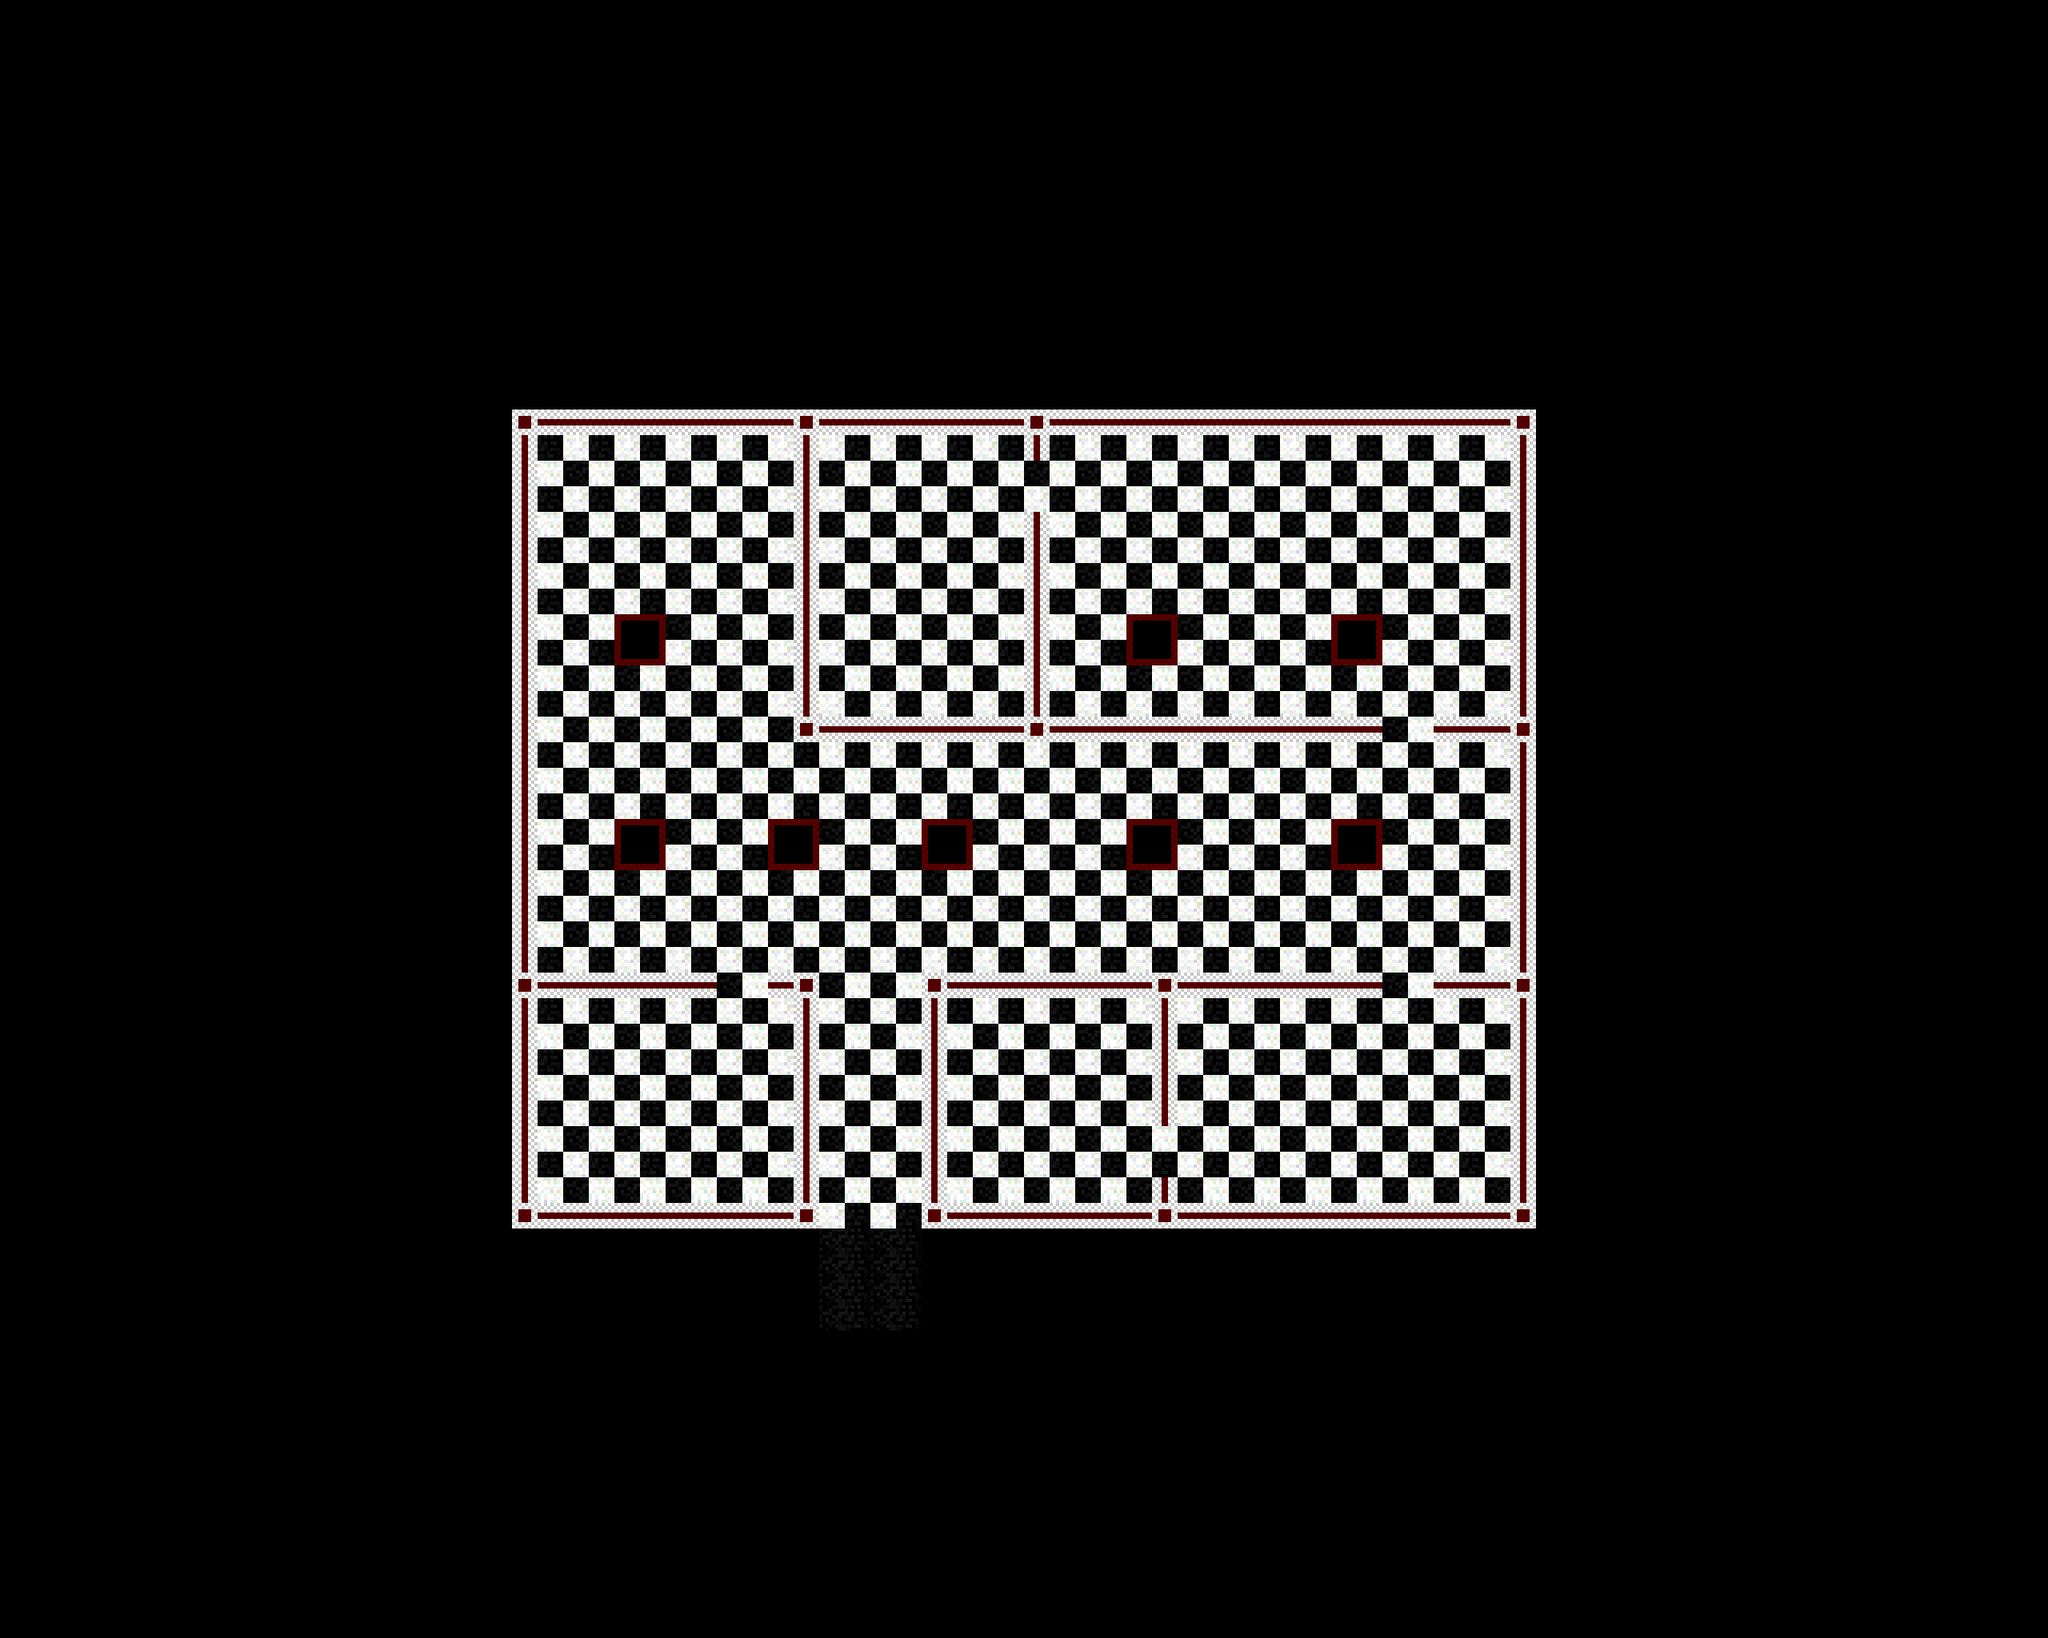

Below is a game level as drawn by its tile map, then a one-line description and the .tmx file that defines it, in full:
An orthogonal 40x32 tile map with 64x64 px tiles, 1 tile layer (Floor), 2 tilesets and 49 objects (12x Enemy, 4x Medkit, 3x Ammo Box, Player).

<map version="1.10" tiledversion="1.11.0" orientation="orthogonal" renderorder="right-down" width="40" height="32" tilewidth="64" tileheight="64" infinite="0" nextlayerid="7" nextobjectid="84">
 <tileset firstgid="1" name="Floor N Walls" tilewidth="64" tileheight="64" tilecount="64" columns="8">
  <image source="../images/tileset.png" width="512" height="512" />
 </tileset>
 <tileset firstgid="65" name="objects_tileset" tilewidth="32" tileheight="32" tilecount="256" columns="16">
  <image source="../images/objects_tileset.png" width="512" height="512" />
 </tileset>
 <layer id="1" name="Floor" width="40" height="32">
  <data encoding="csv">
0,0,0,0,0,0,0,0,0,0,0,0,0,0,0,0,0,0,0,0,0,0,0,0,0,0,0,0,0,0,0,0,0,0,0,0,0,0,0,0,
0,0,0,0,0,0,0,0,0,0,0,0,0,0,0,0,0,0,0,0,0,0,0,0,0,0,0,0,0,0,0,0,0,0,0,0,0,0,0,0,
0,0,0,0,0,0,0,0,0,0,0,0,0,0,0,0,0,0,0,0,0,0,0,0,0,0,0,0,0,0,0,0,0,0,0,0,0,0,0,0,
0,0,0,0,0,0,0,0,0,0,0,0,0,0,0,0,0,0,0,0,0,0,0,0,0,0,0,0,0,0,0,0,0,0,0,0,0,0,0,0,
0,0,0,0,0,0,0,0,0,0,0,0,0,0,0,0,0,0,0,0,0,0,0,0,0,0,0,0,0,0,0,0,0,0,0,0,0,0,0,0,
0,0,0,0,0,0,0,0,0,0,0,0,0,0,0,0,0,0,0,0,0,0,0,0,0,0,0,0,0,0,0,0,0,0,0,0,0,0,0,0,
0,0,0,0,0,0,0,0,0,0,0,0,0,0,0,0,0,0,0,0,0,0,0,0,0,0,0,0,0,0,0,0,0,0,0,0,0,0,0,0,
0,0,0,0,0,0,0,0,0,0,0,0,0,0,0,0,0,0,0,0,0,0,0,0,0,0,0,0,0,0,0,0,0,0,0,0,0,0,0,0,
0,0,0,0,0,0,0,0,0,0,27,2,2,2,2,28,2,2,2,2,27,2,2,2,2,2,2,2,2,28,0,0,0,0,0,0,0,0,0,0,
0,0,0,0,0,0,0,0,0,0,4,1,1,1,1,5,1,1,1,1,1,1,1,1,1,1,1,1,1,5,0,0,0,0,0,0,0,0,0,0,
0,0,0,0,0,0,0,0,0,0,4,1,1,1,1,5,1,1,1,1,4,1,1,1,1,1,1,1,1,5,0,0,0,0,0,0,0,0,0,0,
0,0,0,0,0,0,0,0,0,0,4,1,1,1,1,5,1,1,1,1,4,1,1,1,1,1,1,1,1,5,0,0,0,0,0,0,0,0,0,0,
0,0,0,0,0,0,0,0,0,0,4,1,9,1,1,5,1,1,1,1,4,1,9,1,1,1,9,1,1,5,0,0,0,0,0,0,0,0,0,0,
0,0,0,0,0,0,0,0,0,0,4,1,1,1,1,5,1,1,1,1,4,1,1,1,1,1,1,1,1,5,0,0,0,0,0,0,0,0,0,0,
0,0,0,0,0,0,0,0,0,0,4,1,1,1,1,13,2,2,2,2,20,2,2,2,2,2,2,1,2,28,0,0,0,0,0,0,0,0,0,0,
0,0,0,0,0,0,0,0,0,0,4,1,1,1,1,1,1,1,1,1,1,1,1,1,1,1,1,1,1,5,0,0,0,0,0,0,0,0,0,0,
0,0,0,0,0,0,0,0,0,0,4,1,9,1,1,9,1,1,9,1,1,1,9,1,1,1,9,1,1,5,0,0,0,0,0,0,0,0,0,0,
0,0,0,0,0,0,0,0,0,0,4,1,1,1,1,1,1,1,1,1,1,1,1,1,1,1,1,1,1,5,0,0,0,0,0,0,0,0,0,0,
0,0,0,0,0,0,0,0,0,0,4,1,1,1,1,1,1,1,1,1,1,1,1,1,1,1,1,1,1,5,0,0,0,0,0,0,0,0,0,0,
0,0,0,0,0,0,0,0,0,0,27,2,2,2,1,28,1,1,27,2,2,2,28,2,2,2,2,1,2,28,0,0,0,0,0,0,0,0,0,0,
0,0,0,0,0,0,0,0,0,0,4,1,1,1,1,5,1,1,4,1,1,1,5,1,1,1,1,1,1,5,0,0,0,0,0,0,0,0,0,0,
0,0,0,0,0,0,0,0,0,0,4,1,1,1,1,5,1,1,4,1,1,1,5,1,1,1,1,1,1,5,0,0,0,0,0,0,0,0,0,0,
0,0,0,0,0,0,0,0,0,0,4,1,1,1,1,5,1,1,4,1,1,1,1,1,1,1,1,1,1,5,0,0,0,0,0,0,0,0,0,0,
0,0,0,0,0,0,0,0,0,0,26,3,3,3,3,29,1,1,26,3,3,3,29,3,3,3,3,3,3,29,0,0,0,0,0,0,0,0,0,0,
0,0,0,0,0,0,0,0,0,0,0,0,0,0,0,0,17,17,0,0,0,0,0,0,0,0,0,0,0,0,0,0,0,0,0,0,0,0,0,0,
0,0,0,0,0,0,0,0,0,0,0,0,0,0,0,0,17,17,0,0,0,0,0,0,0,0,0,0,0,0,0,0,0,0,0,0,0,0,0,0,
0,0,0,0,0,0,0,0,0,0,0,0,0,0,0,0,0,0,0,0,0,0,0,0,0,0,0,0,0,0,0,0,0,0,0,0,0,0,0,0,
0,0,0,0,0,0,0,0,0,0,0,0,0,0,0,0,0,0,0,0,0,0,0,0,0,0,0,0,0,0,0,0,0,0,0,0,0,0,0,0,
0,0,0,0,0,0,0,0,0,0,0,0,0,0,0,0,0,0,0,0,0,0,0,0,0,0,0,0,0,0,0,0,0,0,0,0,0,0,0,0,
0,0,0,0,0,0,0,0,0,0,0,0,0,0,0,0,0,0,0,0,0,0,0,0,0,0,0,0,0,0,0,0,0,0,0,0,0,0,0,0,
0,0,0,0,0,0,0,0,0,0,0,0,0,0,0,0,0,0,0,0,0,0,0,0,0,0,0,0,0,0,0,0,0,0,0,0,0,0,0,0,
0,0,0,0,0,0,0,0,0,0,0,0,0,0,0,0,0,0,0,0,0,0,0,0,0,0,0,0,0,0,0,0,0,0,0,0,0,0,0,0
</data>
 </layer>
 <objectgroup id="6" name="Pickups">
  <object id="63" name="Medkit" gid="65" x="750.667" y="1426.67" width="32" height="32" />
  <object id="64" name="Medkit" gid="65" x="1716" y="1453" width="32" height="32" />
  <object id="65" name="Medkit" gid="65" x="909" y="786" width="32" height="32" />
  <object id="66" name="Medkit" gid="65" x="1774" y="652" width="32" height="32" />
  <object id="72" name="Ammo Box" gid="66" x="912" y="1488" width="32" height="32" />
  <object id="73" name="Ammo Box" gid="66" x="1362" y="880.667" width="32" height="32" />
  <object id="74" name="Ammo Box" gid="66" x="1261.33" y="1487.33" width="32" height="32" />
 </objectgroup>
 <objectgroup id="5" name="Entities">
  <object id="22" name="Player" x="1088" y="1600">
   <point />
  </object>
  <object id="39" name="Enemy" x="768" y="1344">
   <point />
  </object>
  <object id="40" name="Enemy" x="896" y="1408">
   <point />
  </object>
  <object id="41" name="Enemy" x="1280" y="1344">
   <point />
  </object>
  <object id="42" name="Enemy" x="1600" y="1344">
   <point />
  </object>
  <object id="43" name="Enemy" x="1600" y="1408">
   <point />
  </object>
  <object id="44" name="Enemy" x="1792" y="1344">
   <point />
  </object>
  <object id="46" name="Enemy" x="1088" y="704">
   <point />
  </object>
  <object id="47" name="Enemy" x="1472" y="640">
   <point />
  </object>
  <object id="48" name="Enemy" x="1664" y="640">
   <point />
  </object>
  <object id="49" name="Enemy" x="1600" y="832">
   <point />
  </object>
  <object id="50" name="Enemy" x="832" y="704">
   <point />
  </object>
  <object id="51" name="Enemy" x="768" y="960">
   <point />
  </object>
  <object id="83" x="640" y="1504" width="384" height="32" />
 </objectgroup>
 <objectgroup id="4" name="Objects" />
 <objectgroup id="3" name="Collisions">
  <object id="4" x="640" y="512" width="1280" height="32" />
  <object id="5" x="1888" y="510" width="32" height="1026" />
  <object id="7" x="640" y="512" width="32" height="1024" />
  <object id="10" x="992" y="1216" width="32" height="320" />
  <object id="11" x="1152" y="1216" width="32" height="320" />
  <object id="13" x="768" y="768" width="64" height="64" />
  <object id="15" x="768" y="1024" width="64" height="64" />
  <object id="16" x="960" y="1024" width="64" height="64" />
  <object id="17" x="1152" y="1024" width="64" height="64" />
  <object id="18" x="1408" y="768" width="64" height="64" />
  <object id="19" x="1664" y="768" width="64" height="64" />
  <object id="20" x="1408" y="1024" width="64" height="64" />
  <object id="21" x="1664" y="1024" width="64" height="64" />
  <object id="23" x="1440" y="1216" width="32" height="192" />
  <object id="25" x="1440" y="1472" width="32" height="64" />
  <object id="28" x="1152" y="1216" width="576" height="32" />
  <object id="29" x="1792" y="1216" width="128" height="32" />
  <object id="30" x="640" y="1216" width="256" height="32" />
  <object id="31" x="960" y="1216" width="64" height="32" />
  <object id="33" x="992" y="512" width="32" height="416" />
  <object id="34" x="1280" y="512" width="32" height="64" />
  <object id="35" x="1280" y="640" width="32" height="288" />
  <object id="36" x="992" y="896" width="736" height="32" />
  <object id="37" x="1792" y="896" width="128" height="32" />
  <object id="76" x="1152" y="1504" width="736" height="32" />
  <object id="79" x="960" y="1536" width="64" height="128" />
  <object id="81" x="1024" y="1664" width="128" height="64" />
  <object id="82" x="1152" y="1536" width="64" height="128" />
 </objectgroup>
</map>